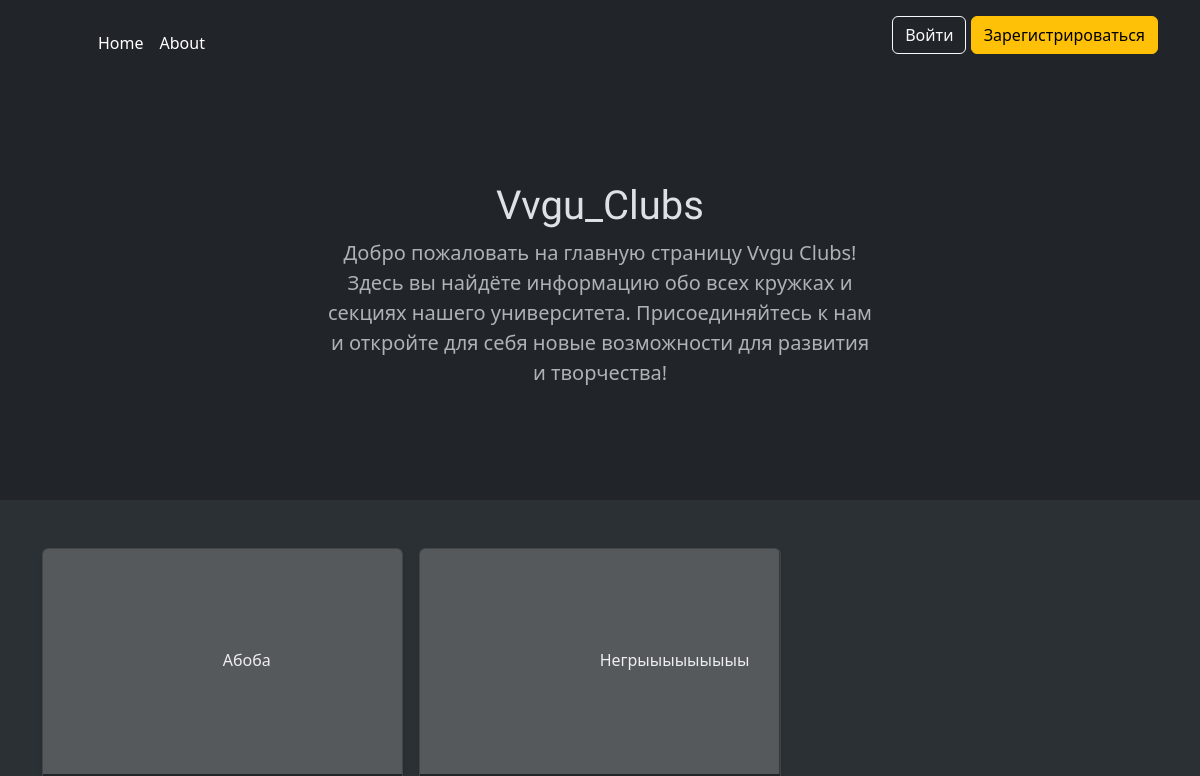
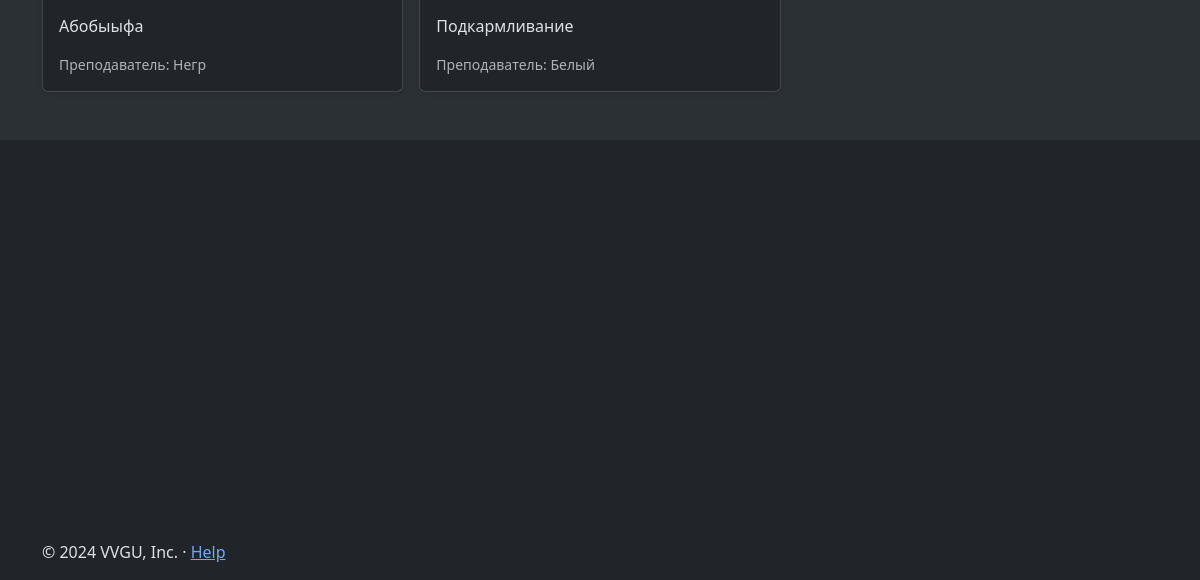
The page /index on the database as committed earlier (2 pictures, top to bottom).
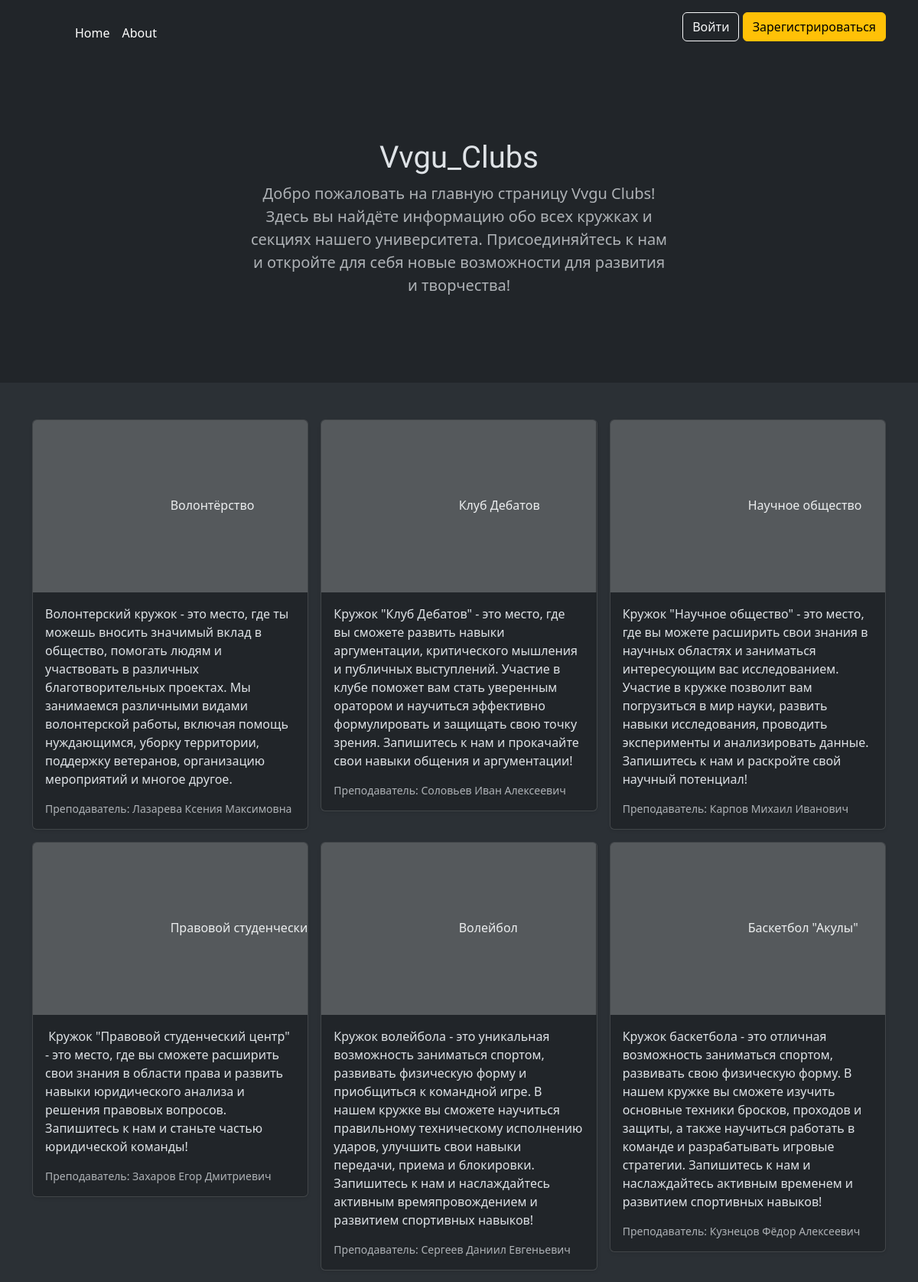
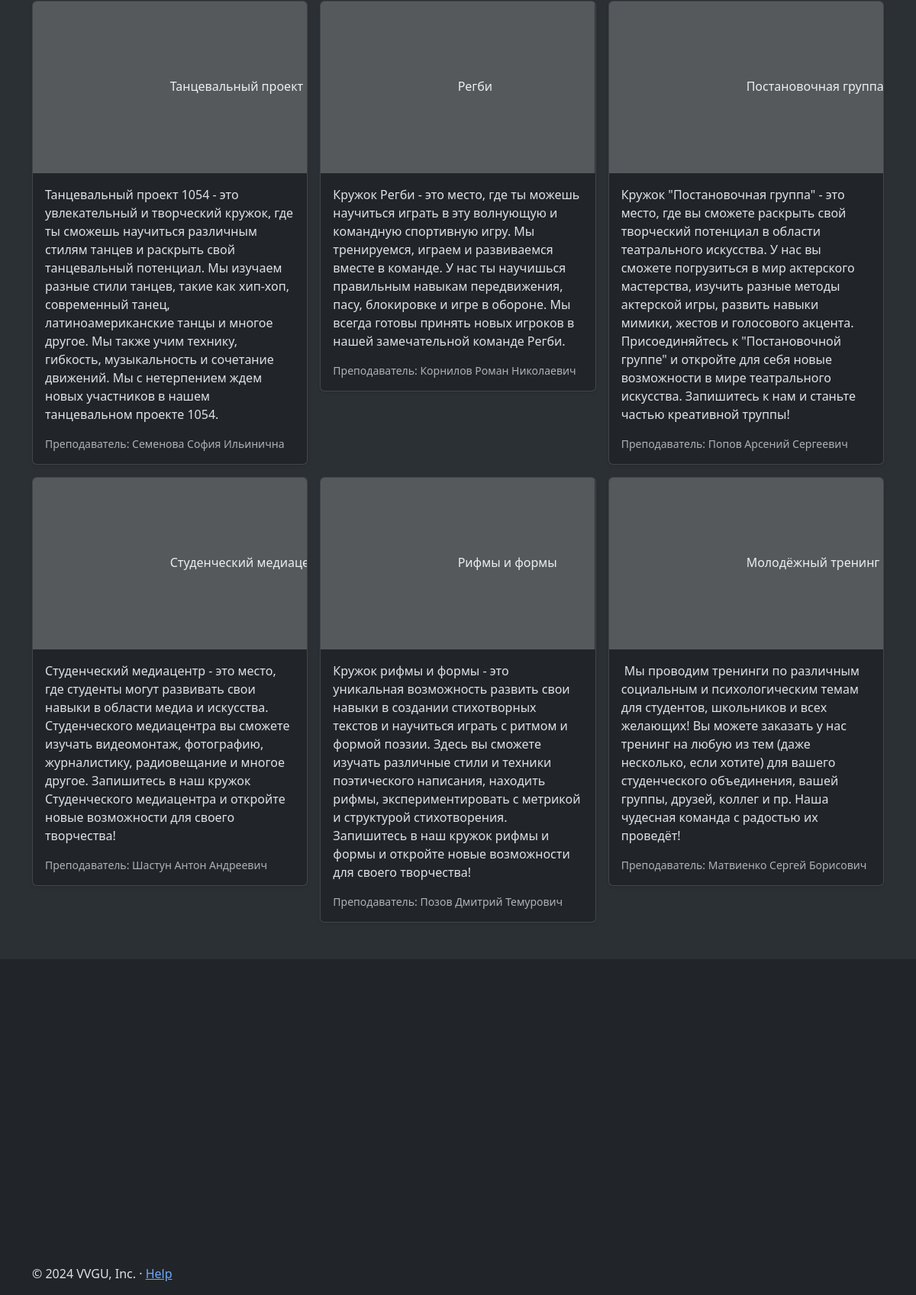
The same page on the database as committed later (2 pictures, top to bottom).
### data/clubs.py (models this page shows)
class Clubs(SqlAlchemyBase):
    __tablename__ = 'clubs'
    id = sqlalchemy.Column(sqlalchemy.Integer,
                           primary_key=True, autoincrement=True, unique=True)
    title = sqlalchemy.Column(sqlalchemy.String, nullable=True)
    teacher_name = sqlalchemy.Column(sqlalchemy.String, nullable=True)
    type = sqlalchemy.Column(sqlalchemy.String, nullable=True)
    is_closed = sqlalchemy.Column(sqlalchemy.Boolean, nullable=True, default=False)
    about = sqlalchemy.Column(sqlalchemy.String)

### app.py (the view)
@app.route('/')
@app.route('/index')
def index():
    db_sess = db_session.create_session()
    clubss = db_sess.query(clubs.Clubs).all()
    db_sess.close()
    return render_template("index.html", clubs=clubss)

### data/db_session.py (called while the page is built)
def create_session() -> Session:
    global __factory
    return __factory()

### templates/index.html (shortened to what this page needs)
{% extends 'base.html' %}
{% block body %}
<main>
    <section class="py-5 text-center container">
        <div class="row py-lg-5">
          <div class="col-lg-6 col-md-8 mx-auto">
              {% if current_user.is_authenticated and not current_user.is_teacher %}
              <h1 id="titlee">Vvgu_Clubs</h1>
              <h1>Выберите кружок на который вы хотите записаться</h1>
              {% elif current_user.is_teacher %}
              <h1>Кружки для учеников</h1>
              {% else %}
                <h1 id="titlee">Vvgu_Clubs</h1>
                <p class="lead text-body-secondary">
                    Добро пожаловать на главную страницу Vvgu Clubs!
                    Здесь вы найдёте информацию обо всех кружках и секциях нашего университета.
                    Присоединяйтесь к нам и откройте для себя новые возможности для развития и творчества!
                </p>
              {% endif %}
          </div>
        </div>
    </section>
    <div class="album py-5 bg-body-tertiary">
        <div class="container">
          <div class="row row-cols-1 row-cols-sm-2 row-cols-md-3 g-3">
              {% for club in clubs %}
                <div class="col">
                  <div class="card shadow-sm">
                    <svg class="bd-placeholder-img card-img-top" width="100%" height="225" xmlns="http://www.w3.org/2000/svg" role="img" aria-label="Placeholder: Thumbnail" preserveAspectRatio="xMidYMid slice" focusable="false"><title>Placeholder</title><rect width="100%" height="100%" fill="#55595c"></rect><text x="50%" y="50%" fill="#eceeef" dy=".3em">{{ club.title }}</text></svg>
                    <div class="card-body">
                      <p class="card-text">{{ club.about }}</p>
                      <div class="d-flex justify-content-between align-items-center">
                        <small class="text-body-secondary">Преподаватель: {{ club.teacher_name }}</small>
                      </div>
                    </div>
                  </div>
                </div>
              {% endfor %}
          </div>
        </div>
      </div>
</main>
{% endblock %}

### templates/base.html (shortened to what this page needs)
<!doctype html>
<html lang="ru" data-bs-theme="dark">
<head>
    <link href="https://cdn.jsdelivr.net/npm/bootstrap@5.3.3/dist/css/bootstrap.min.css" rel="stylesheet">
</head>
<body>
    <header class="p-3 text-bg-dark">
        <div class="container">
            <div class="d-flex flex-wrap align-items-center justify-content-center justify-content-lg-start">
                <a href="/" class="d-flex align-items-center mb-2 mb-lg-0 text-white text-decoration-none">
                    <svg class="bi me-2" width="40" height="32" role="img" aria-label="Bootstrap"><use xlink:href="#bootstrap"></use></svg>
                </a>
                <ul class="nav col-12 col-lg-auto me-lg-auto mb-2 justify-content-center mb-md-0">
                    <li><a href="/" class="nav-link px-2 text-white">Home</a></li>
                    <li><a href="/about" class="nav-link px-2 text-white">About</a></li>
                </ul>
            <div class="text-end">
                {% if current_user.is_authenticated %}
                    <p>{{ current_user.name }}</p>
                    <button type="button" class="btn btn-outline-light"><a href="/logout" class="nav-link">Выйти</a></button>
                    {% if current_user.is_teacher %}
                        {% if current_user.have_club %}
                            <button type="button" class="btn btn-outline-light"><a href="/club/edit" class="nav-link">Редактировать кружок</a></button>
                        {% else %}
                            <button type="button" class="btn btn-outline-light"><a href="/club/create" class="nav-link">Создать кружок</a></button>
                        {% endif %}
                    {% else %}
                        <button type="button" class="btn btn-outline-light"><a href="/requests" class="nav-link">Заявки</a></button>
                    {% endif %}
                {% else %}
                    <p>
                        <button type="button" class="btn btn-outline-light"><a href="/login" class="nav-link">Войти</a></button>
                        <button type="button" class="btn btn-warning"><a href="/register" class="nav-link">Зарегистрироваться</a></button>
                    </p>
                {% endif %}
            </div>
          </div>
        </div>
    </header>
    {% block body %}{% endblock %}
    <div id="map" style="width: 85%; height: 400px; margin: 0 auto"></div>
    </body>
    <footer class="container">
        <p>© 2024 VVGU, Inc. · <a href="#">Help</a></p>
    </footer>
</body>
</html>

### templates/index.html (style rules this page uses)
#titlee { font-family: "Irish Grover", system-ui; font-weight: 400; font-style: normal; }

Rows that differ between the two databases and show on the page:
removed Clubs: title "Абоба", about "Абобыыфа", teacher_name "Негр"
removed Clubs: title "Негрыыыыыыыыы", about "Подкармливание", teacher_name "Белый"
added Clubs: title "Волонтёрство", about "Волонтерский кружок - это место, где ты можешь вносить значимый вклад в общество, помогать людям и участвовать в различных благотворительных проектах. Мы занимаемся различными видами волонтерской работы, включая помощь нуждающимся, уборку территории, поддержку ветеранов, организацию мероприятий и многое другое.", teacher_name "Лазарева Ксения Максимовна"
added Clubs: title "Клуб Дебатов", about "Кружок \"Клуб Дебатов\" - это место, где вы сможете развить навыки аргументации, критического мышления и публичных выступлений. Участие в клубе поможет вам стать уверенным оратором и научиться эффективно формулировать и защищать свою точку зрения. Запишитесь к нам и прокачайте свои навыки общения и аргументации!", teacher_name "Соловьев Иван Алексеевич"
added Clubs: title "Научное общество", about "Кружок \"Научное общество\" - это место, где вы можете расширить свои знания в научных областях и заниматься интересующим вас исследованием. Участие в кружке позволит вам погрузиться в мир науки, развить навыки исследования, проводить эксперименты и анализировать данные. Запишитесь к нам и раскройте свой научный потенциал!", teacher_name "Карпов Михаил Иванович"
added Clubs: title "Правовой…", about "Кружок \"Правовой студенческий центр\" - это место, где вы сможете расширить свои знания в области права и развить навыки юридического анализа и решения правовых вопросов. Запишитесь к нам и станьте частью юридической команды!", teacher_name "Захаров Егор Дмитриевич"
added Clubs: title "Волейбол", about "Кружок волейбола - это уникальная возможность заниматься спортом, развивать физическую форму и приобщиться к командной игре. В нашем кружке вы сможете научиться правильному техническому исполнению ударов, улучшить свои навыки передачи, приема и блокировки. Запишитесь к нам и наслаждайтесь активным времяпровождением и развитием спортивных навыков!", teacher_name "Сергеев Даниил Евгеньевич"
added Clubs: title "Баскетбол \"Акулы\"", about "Кружок баскетбола - это отличная возможность заниматься спортом, развивать свою физическую форму. В нашем кружке вы сможете изучить основные техники бросков, проходов и защиты, а также научиться работать в команде и разрабатывать игровые стратегии. Запишитесь к нам и наслаждайтесь активным временем и развитием спортивных навыков!", teacher_name "Кузнецов Фёдор Алексеевич"
added Clubs: title "Танцевальный проект…", about "Танцевальный проект 1054 - это увлекательный и творческий кружок, где ты сможешь научиться различным стилям танцев и раскрыть свой танцевальный потенциал. Мы изучаем разные стили танцев, такие как хип-хоп, современный танец, латиноамериканские танцы и многое другое. Мы также учим технику, гибкость, музыкальность и сочетание движений. Мы с нетерпением ждем новых участников в нашем танцевальном проекте 1054.", teacher_name "Семенова София Ильинична"
added Clubs: title "Регби", about "Кружок Регби - это место, где ты можешь научиться играть в эту волнующую и командную спортивную игру. Мы тренируемся, играем и развиваемся вместе в команде. У нас ты научишься правильным навыкам передвижения, пасу, блокировке и игре в обороне. Мы всегда готовы принять новых игроков в нашей замечательной команде Регби.", teacher_name "Корнилов Роман Николаевич"
added Clubs: title "Постановочная группа", about "Кружок \"Постановочная группа\" - это место, где вы сможете раскрыть свой творческий потенциал в области театрального искусства. У нас вы сможете погрузиться в мир актерского мастерства, изучить разные методы актерской игры, развить навыки мимики, жестов и голосового акцента. Присоединяйтесь к \"Постановочной группе\" и откройте для себя новые возможности в мире театрального искусства. Запишитесь к нам и станьте частью креативной труппы!", teacher_name "Попов Арсений Сергеевич"
added Clubs: title "Студенческий…", about "Студенческий медиацентр - это место, где студенты могут развивать свои навыки в области медиа и искусства. Студенческого медиацентра вы сможете изучать видеомонтаж, фотографию, журналистику, радиовещание и многое другое. Запишитесь в наш кружок Студенческого медиацентра и откройте новые возможности для своего творчества!", teacher_name "Шастун Антон Андреевич"
added Clubs: title "Рифмы и формы", about "Кружок рифмы и формы - это уникальная возможность развить свои навыки в создании стихотворных текстов и научиться играть с ритмом и формой поэзии. Здесь вы сможете изучать различные стили и техники поэтического написания, находить рифмы, экспериментировать с метрикой и структурой стихотворения. Запишитесь в наш кружок рифмы и формы и откройте новые возможности для своего творчества!", teacher_name "Позов Дмитрий Темурович"
added Clubs: title "Молодёжный тренинг…", about "Мы проводим тренинги по различным социальным и психологическим темам для студентов, школьников и всех желающих! Вы можете заказать у нас тренинг на любую из тем (даже несколько, если хотите) для вашего студенческого объединения, вашей группы, друзей, коллег и пр. Наша чудесная команда с радостью их проведёт!", teacher_name "Матвиенко Сергей Борисович"
